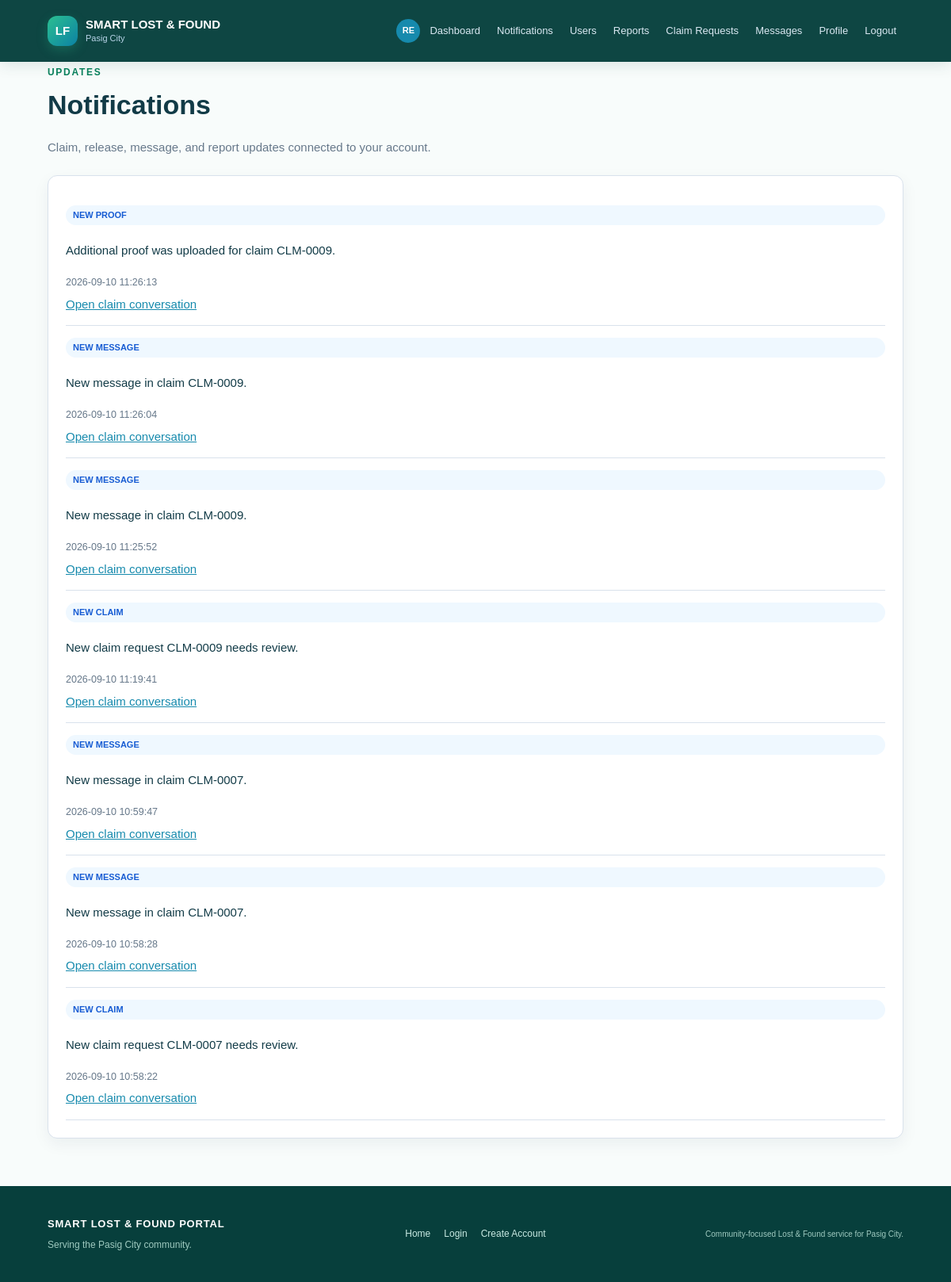
The app's page /notifications (signed in) with its own data.
### tables this page shows
CREATE TABLE notifications (id INTEGER PRIMARY KEY AUTOINCREMENT, user_id INTEGER NOT NULL, claim_id INTEGER, item_id INTEGER, message TEXT NOT NULL, notification_type TEXT NOT NULL DEFAULT 'INFO', is_read INTEGER NOT NULL DEFAULT 0, created_at TEXT DEFAULT CURRENT_TIMESTAMP, FOREIGN KEY(user_id) REFERENCES users(id), FOREIGN KEY(claim_id) REFERENCES claims(id), FOREIGN KEY(item_id) REFERENCES items(id));

### main.py (the view)
@app.route("/notifications")
def notifications():
    if (blocked := user_required()):
        return blocked
    conn = get_connection()
    rows = conn.execute("SELECT * FROM notifications WHERE user_id=? ORDER BY id DESC", (session["user_id"],)).fetchall()
    conn.execute("UPDATE notifications SET is_read=1 WHERE user_id=?", (session["user_id"],))
    conn.commit()
    conn.close()
    return render_template("notifications.html", notifications=rows)

### database.py (called while the page is built)
def get_connection():
    conn = sqlite3.connect(DB_NAME)
    conn.row_factory = sqlite3.Row
    conn.execute("PRAGMA foreign_keys = ON")
    return conn

### main.py (called while the page is built)
def current_user():
    user_id = session.get("user_id")
    if not user_id:
        return None
    conn = get_connection()
    user = conn.execute("SELECT * FROM users WHERE id=?", (user_id,)).fetchone()
    conn.close()
    return user

def user_required(message="Please log in to continue."):
    if not session.get("user_id"):
        flash(message, "info")
        return redirect(url_for("login", next=request.path))
    return None

def avatar_url(user):
    filename = user["profile_picture"] if user and "profile_picture" in user.keys() else None
    return url_for("static", filename=f"uploads/avatars/{filename}") if filename else None

def initials(user):
    name = (user["full_name"] if user and "full_name" in user.keys() else "") or "User"
    parts = [part for part in name.split() if part]
    return "".join(part[0] for part in parts[:2]).upper() or "U"

@app.context_processor
def template_context():
    user = current_user()
    unread = 0
    if user:
        conn = get_connection()
        unread = conn.execute("SELECT COUNT(*) FROM notifications WHERE user_id=? AND is_read=0", (user["id"],)).fetchone()[0]
        conn.close()
    return {
        "current_user": user,
        "categories": CATEGORIES,
        "barangays": BARANGAYS,
        "all_barangays": ALL_BARANGAYS,
        "public_item_image": public_item_image,
        "avatar_url": avatar_url,
        "initials": initials,
        "unread_notifications": unread,
        "claim_code": claim_code,
        "theme": (user["theme_preference"] if user and user["theme_preference"] in ("light", "dark", "system") else "light") if user else "light"
    }

### templates/notifications.html
{% extends "base.html" %}{% block title %}Notifications | Pasig City{% endblock %}{% block content %}<div class="page-head"><span class="eyebrow">UPDATES</span><h1>Notifications</h1><p class="muted">Claim, release, message, and report updates connected to your account.</p></div><section class="panel"><div class="notification-list">{% for notification in notifications %}<article class="notification-item"><span class="status status-active">{{ notification['notification_type']|replace('_',' ')|title }}</span><p>{{ notification['message'] }}</p><small>{{ notification['created_at'] }}</small>{% if notification['notification_type'] in ['CLAIM_RESOLVED','FINDER_CLAIM_RESOLVED'] %}<a href="{{ url_for('claim_resolution',claim_id=notification['claim_id']) }}">View resolved case</a>{% elif notification['claim_id'] %}<a href="{{ url_for('claim_conversation',claim_id=notification['claim_id']) }}">Open claim conversation</a>{% elif notification['item_id'] %}<a href="{{ url_for('item_detail',item_id=notification['item_id']) }}">Open related report</a>{% endif %}</article>{% else %}<div class="empty">You have no notifications.</div>{% endfor %}</div></section>{% endblock %}

### static/style.css (style rules this page uses)
* { box-sizing:border-box }
body { margin:0;background:#f5f7fa;color:#172033;font:15px/1.55 Arial,Helvetica,sans-serif }
.home-note,.primary-action,.feature-card,.action-card,.panel,.item-card,.admin-row { background:#fff;border:1px solid #d9e2ec;border-radius:12px;box-shadow:0 7px 20px rgba(16,42,67,.06) }
.page-head { margin-bottom:24px }
.page-head h1 { margin:5px 0;font-size:34px }
.eyebrow { color:#168aad;font-size:12px;font-weight:800;letter-spacing:1.3px }
.muted { color:#66788a }
.form small,small { color:#66788a }
.panel { padding:22px;margin-bottom:22px }
.badge,.status { display:inline-block;border-radius:999px;padding:4px 9px;font-size:11px;font-weight:800;text-transform:uppercase }
.status-active,.status-approved { color:#175cd3;background:#eff8ff }
.back-link,a { color:#168aad }
.notification-item { border-bottom:1px solid #d9e2ec;padding:15px 0;display:flex;flex-direction:column;gap:5px }

### static/home.css (style rules this page uses)
:root { --pasig-green: #087f5b; --pasig-green-dark: #075943; --pasig-blue: #087ea4; --pasig-ink: #123b47; --pasig-mist: #eef8f5; --pasig-line: #d8ebe5; }
body { background: #f8fcfb; color: var(--pasig-ink); }
.eyebrow { color: var(--pasig-green); letter-spacing: 1.7px; }

### records on screen
notifications: notification_type "NEW PROOF", message "Additional proof was uploaded for claim CLM-0009.", created_at "2026-09-10 11:26:13"
notifications: notification_type "NEW MESSAGE", message "New message in claim CLM-0009.", created_at "2026-09-10 11:26:04"
notifications: notification_type "NEW MESSAGE", message "New message in claim CLM-0009.", created_at "2026-09-10 11:25:52"
notifications: notification_type "NEW CLAIM", message "New claim request CLM-0009 needs review.", created_at "2026-09-10 11:19:41"
notifications: notification_type "NEW MESSAGE", message "New message in claim CLM-0007.", created_at "2026-09-10 10:59:47"
notifications: notification_type "NEW MESSAGE", message "New message in claim CLM-0007.", created_at "2026-09-10 10:58:28"
notifications: notification_type "NEW CLAIM", message "New claim request CLM-0007 needs review.", created_at "2026-09-10 10:58:22"

### other values on screen
{{ initials(current_user) }} "RE"
